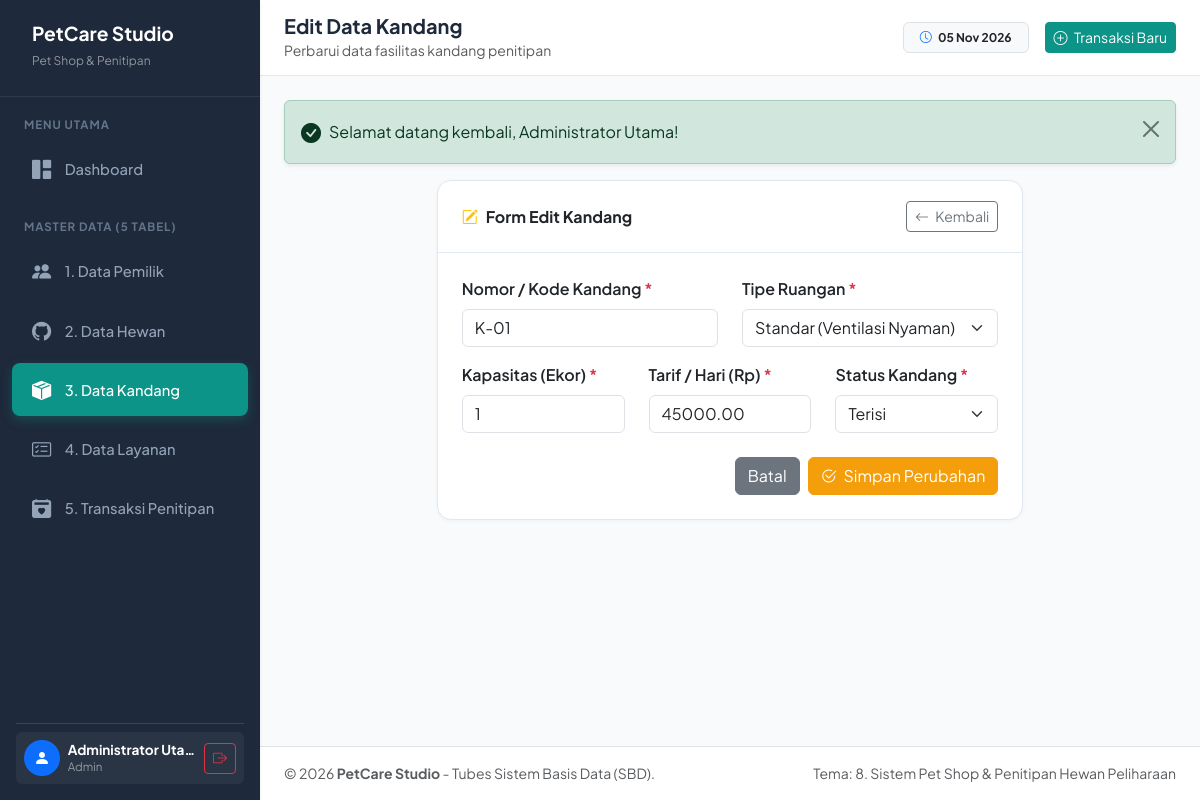
The app's page /kandang/edit.php?id=1 (signed in) with its own data.
### tables this page shows
CREATE TABLE `kandang` (
    `id_kandang` INT AUTO_INCREMENT PRIMARY KEY,
    `nomor_kandang` VARCHAR(20) NOT NULL UNIQUE,
    `tipe_kandang` ENUM('Standar', 'VIP', 'VVIP') NOT NULL,
    `kapasitas` INT NOT NULL DEFAULT 1 CHECK (`kapasitas` > 0),
    `tarif_per_hari` DECIMAL(10,2) NOT NULL CHECK (`tarif_per_hari` > 0),
    `status_kandang` ENUM('Tersedia', 'Terisi', 'Perbaikan') NOT NULL DEFAULT 'Tersedia',
    `created_at` TIMESTAMP DEFAULT CURRENT_TIMESTAMP
);

### kandang/edit.php (the view, shortened to what this page needs)
<?php
require_once __DIR__ . '/../includes/header.php';
$id = (int)($_GET['id'] ?? 0);
$stmt = mysqli_prepare($conn, "SELECT * FROM kandang WHERE id_kandang = ? LIMIT 1");
mysqli_stmt_bind_param($stmt, "i", $id);
mysqli_stmt_execute($stmt);
$res = mysqli_stmt_get_result($stmt);
$kandang = mysqli_fetch_assoc($res);
$nomor_kandang  = cleanInput($_POST['nomor_kandang'] ?? $kandang['nomor_kandang']);
$tipe_kandang   = cleanInput($_POST['tipe_kandang'] ?? $kandang['tipe_kandang']);
$kapasitas      = cleanInput($_POST['kapasitas'] ?? $kandang['kapasitas']);
$tarif_per_hari = cleanInput($_POST['tarif_per_hari'] ?? $kandang['tarif_per_hari']);
$status_kandang = cleanInput($_POST['status_kandang'] ?? $kandang['status_kandang']);
?>
<div class="row justify-content-center">
    <div class="col-lg-8">
        <div class="card card-custom">
            <div class="card-header d-flex justify-content-between align-items-center">
                <span class="fw-bold"><i class="bi bi-pencil-square me-2 text-warning"></i>Form Edit Kandang</span>
                <a href="<?= base_url('kandang/index.php') ?>" class="btn btn-sm btn-outline-secondary">
                    <i class="bi bi-arrow-left me-1"></i> Kembali
                </a>
            </div>
            <div class="card-body p-4">
                <form action="" method="POST">
                    <div class="row">
                        <div class="col-md-6 mb-3">
                            <label for="nomor_kandang" class="form-label fw-semibold">Nomor / Kode Kandang <span class="text-danger">*</span></label>
                            <input type="text" class="form-control" id="nomor_kandang" name="nomor_kandang" value="<?= htmlspecialchars($nomor_kandang) ?>" required>
                        </div>
                        <div class="col-md-6 mb-3">
                            <label for="tipe_kandang" class="form-label fw-semibold">Tipe Ruangan <span class="text-danger">*</span></label>
                            <select name="tipe_kandang" id="tipe_kandang" class="form-select" required>
                                <option value="Standar" <?= $tipe_kandang === 'Standar' ? 'selected' : '' ?>>Standar (Ventilasi Nyaman)</option>
                            </select>
                        </div>
                    </div>
                    <div class="row">
                        <div class="col-md-4 mb-3">
                            <label for="kapasitas" class="form-label fw-semibold">Kapasitas (Ekor) <span class="text-danger">*</span></label>
                            <input type="number" class="form-control" id="kapasitas" name="kapasitas" min="1" value="<?= htmlspecialchars($kapasitas) ?>" required>
                        </div>
                        <div class="col-md-4 mb-3">
                            <label for="tarif_per_hari" class="form-label fw-semibold">Tarif / Hari (Rp) <span class="text-danger">*</span></label>
                            <input type="number" class="form-control" id="tarif_per_hari" name="tarif_per_hari" min="1000" step="500" value="<?= htmlspecialchars($tarif_per_hari) ?>" required>
                        </div>
                        <div class="col-md-4 mb-4">
                            <label for="status_kandang" class="form-label fw-semibold">Status Kandang <span class="text-danger">*</span></label>
                            <select name="status_kandang" id="status_kandang" class="form-select" required>
                                <option value="Terisi" <?= $status_kandang === 'Terisi' ? 'selected' : '' ?>>Terisi</option>
                            </select>
                        </div>
                    </div>
                    <div class="d-flex justify-content-end gap-2">
                        <a href="<?= base_url('kandang/index.php') ?>" class="btn btn-secondary">Batal</a>
                        <button type="submit" class="btn btn-warning text-white">
                            <i class="bi bi-check2-circle me-1"></i> Simpan Perubahan
                        </button>
                    </div>
                </form>
            </div>
        </div>
    </div>
</div>
<?php require_once __DIR__ . '/../includes/footer.php'; ?>

### assets/css/style.css (style rules this page uses)
:root { --primary-color: #0d9488; --primary-hover: #0f766e; --primary-light: #ccfbf1; --secondary-color: #f59e0b; --secondary-light: #fef3c7; --sidebar-bg: #1e293b; --sidebar-hover: #334155; --body-bg: #f8fafc; --card-border: #e2e8f0; --text-main: #1e293b; --text-muted: #64748b; }
body { font-family: 'Plus Jakarta Sans', -apple-system, BlinkMacSystemFont, "Segoe UI", Roboto, sans-serif; background-color: var(--body-bg); color: var(--text-main); min-height: 100vh; }
.card-custom { border: 1px solid var(--card-border); border-radius: 14px; background: #ffffff; box-shadow: 0 1px 4px rgba(0, 0, 0, 0.04); }
.card-custom .card-header { background-color: transparent; border-bottom: 1px solid var(--card-border); padding: 1.25rem 1.5rem; font-weight: 600; }
.btn-warning { background-color: var(--secondary-color); border-color: var(--secondary-color); color: #ffffff; }

### records on screen
kandang: nomor_kandang "K-01", tipe_kandang "Standar (Ventilasi Nyaman)", kapasitas "1", tarif_per_hari "45000.00", status_kandang "Terisi"

### other values on screen
$_SESSION['nama_lengkap'] "Administrator Utama"
$_SESSION['role'] "Admin"
$pageTitle "Edit Data Kandang"
$pageSubtitle "Perbarui data fasilitas kandang penitipan"
$flash['message'] "Selamat datang kembali, Administrator Utama!"
